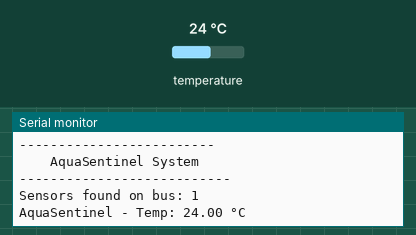
Bench run of a sketch on a simulated ESP32. Shown: the last lines printed to the serial monitor. The inputs (shaded band) are chosen by the test bench; at power-on: temperature 24 °C.

Above: at 2.2 s.
2.3 s: temperature set to 12 °C
At 3.9 s:
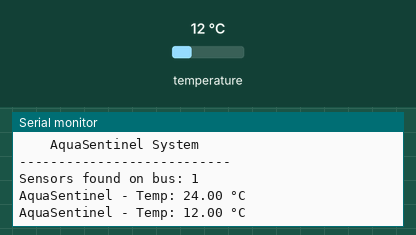
4.1 s: temperature set to 19 °C
At 5.3 s:
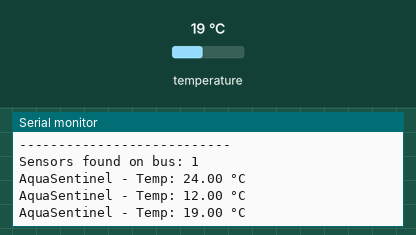
Timing chart, 0 to 7.1 s (numbered marks = the images above; inputs shaded):
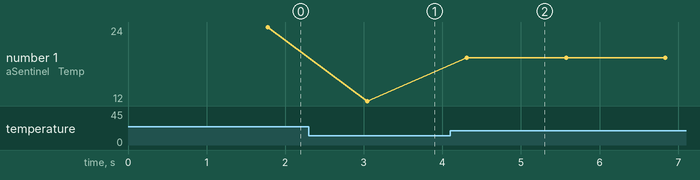

Measured:
- after the input at 2.3 s, the serial monitor: prints a new line after 0.75 s (image 1)
- after the input at 4.1 s, the serial monitor: prints a new line after 0.21 s (image 2)
- plotted number 1: 24 → 12 after the input at 2.3 s, 12 → 19 after the input at 4.1 s

The sketch:

Temperature.ino
```cpp
#include <OneWire.h>
#include <DallasTemperature.h>

// Data wire is plugged into GPIO 4 on the ESP32
#define ONE_WIRE_BUS 4

// Setup a oneWire instance
OneWire oneWire(ONE_WIRE_BUS);

// Pass our oneWire reference to Dallas Temperature.
DallasTemperature sensors(&oneWire);

void setup() {
  // Use 115200 for ESP32 to match the bootloader speed
  Serial.begin(115200);
  delay(1000); // Give the Serial monitor time to open

  Serial.println("\n-------------------------");
  Serial.println("    AquaSentinel System    ");
  Serial.println("---------------------------");

  sensors.begin();

  // Check if any sensors are actually connected on the bus
  int deviceCount = sensors.getDeviceCount();
  Serial.print("Sensors found on bus: ");
  Serial.println(deviceCount);

  if (deviceCount == 0) {
    Serial.println("WARNING: No DS18B20 sensor detected! Check your 4.7k resistor.");
  }
}

void loop() {
  sensors.requestTemperatures();
  float tempC = sensors.getTempCByIndex(0);

  Serial.print("AquaSentinel - Temp: ");

  // -127.00 is the error code for "Sensor Not Found"
  // 85.00 is the error code for "Power Issue/No Pull-up"
  if(tempC == DEVICE_DISCONNECTED_C) {
    Serial.println("Error: Sensor Disconnected!");
  } else if (tempC == 85.00) {
    Serial.println("Error: Power/Pull-up Resistor Issue (Reading 85°C)");
  } else {
    Serial.print(tempC);
    Serial.println(" °C");
  }

  delay(500); // 2-second interval is healthy for the DS18B20
}
```
